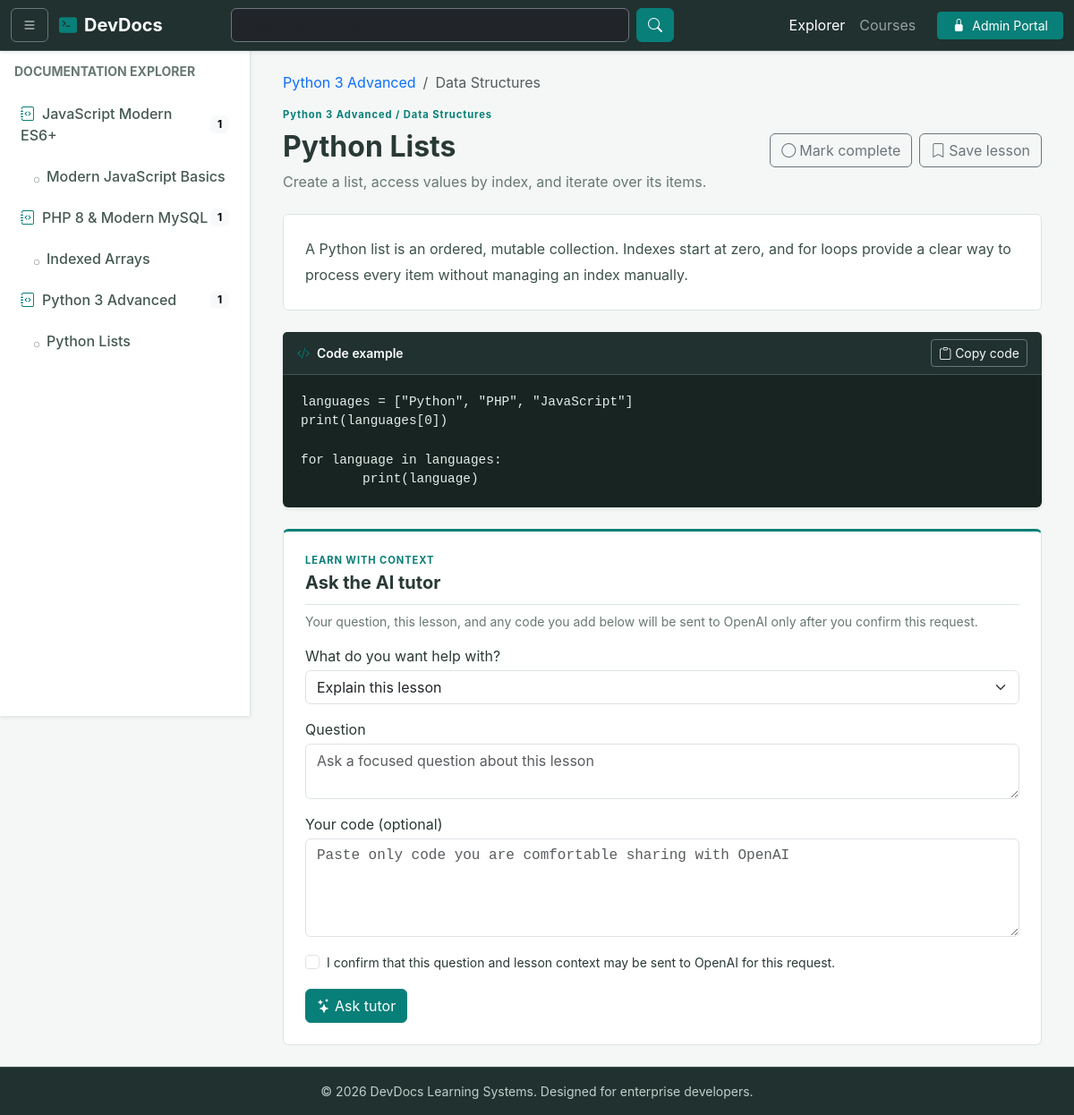
Page /lesson.php?id=2 on the committed database.
### tables this page shows
CREATE TABLE IF NOT EXISTS courses (
    id BIGINT UNSIGNED NOT NULL AUTO_INCREMENT PRIMARY KEY,
    slug VARCHAR(120) NOT NULL UNIQUE,
    title VARCHAR(190) NOT NULL,
    category VARCHAR(100) NOT NULL DEFAULT 'Development',
    description TEXT NOT NULL,
    level VARCHAR(40) NOT NULL DEFAULT 'Beginner',
    is_published TINYINT(1) NOT NULL DEFAULT 0,
    created_at TIMESTAMP NOT NULL DEFAULT CURRENT_TIMESTAMP,
    updated_at TIMESTAMP NOT NULL DEFAULT CURRENT_TIMESTAMP ON UPDATE CURRENT_TIMESTAMP
);

CREATE TABLE IF NOT EXISTS lessons (
    id BIGINT UNSIGNED NOT NULL AUTO_INCREMENT PRIMARY KEY,
    course_id BIGINT UNSIGNED NOT NULL,
    slug VARCHAR(120) NOT NULL,
    topic VARCHAR(190) NOT NULL,
    title VARCHAR(190) NOT NULL,
    summary TEXT NOT NULL,
    body LONGTEXT NOT NULL,
    code_sample LONGTEXT NOT NULL,
    position INT UNSIGNED NOT NULL DEFAULT 0,
    is_published TINYINT(1) NOT NULL DEFAULT 0,
    created_at TIMESTAMP NOT NULL DEFAULT CURRENT_TIMESTAMP,
    updated_at TIMESTAMP NOT NULL DEFAULT CURRENT_TIMESTAMP ON UPDATE CURRENT_TIMESTAMP,
    UNIQUE KEY uq_lesson_course_slug (course_id, slug),
    KEY idx_lesson_published_position (is_published, position),
    CONSTRAINT fk_lessons_course FOREIGN KEY (course_id) REFERENCES courses(id) ON DELETE CASCADE
);

### config/app.php (called while the page is built, shortened)
<?php
function e(string|int|null $value): string
{
    return htmlspecialchars((string) $value, ENT_QUOTES | ENT_SUBSTITUTE, 'UTF-8');
}

### lesson.php (the view, shortened to what this page needs)
<?php
require_once __DIR__ . '/config/app.php';
$databaseError = '';
$lesson = null;
$courses = [];
$navigationLessons = [];
try {
    $database = db();
    $courses = $database->query('SELECT id, slug, title FROM courses WHERE is_published = 1 ORDER BY title')->fetchAll();
    $navigationLessons = $database->query('SELECT lessons.id, lessons.course_id, lessons.title, lessons.topic, lessons.slug FROM lessons JOIN courses ON courses.id = lessons.course_id WHERE lessons.is_published = 1 AND courses.is_published = 1 ORDER BY courses.title, lessons.position, lessons.title')->fetchAll();
    $statement = $database->prepare('SELECT lessons.*, courses.title AS course_title, courses.slug AS course_slug FROM lessons JOIN courses ON courses.id = lessons.course_id WHERE lessons.id = :id AND lessons.is_published = 1 AND courses.is_published = 1 LIMIT 1');
    $statement->execute(['id' => max(0, (int) ($_GET['id'] ?? 0))]);
    $lesson = $statement->fetch() ?: null;
} catch (Throwable $exception) {
    $databaseError = 'The lesson library is not available. Start MySQL and check the database setup.';
}
?>
<!DOCTYPE html>
<html lang="en">
<head>
  <link href="https://cdn.jsdelivr.net/npm/bootstrap@5.3.2/dist/css/bootstrap.min.css" rel="stylesheet">
  <link href="https://cdn.jsdelivr.net/npm/bootstrap-icons@1.11.1/font/bootstrap-icons.css" rel="stylesheet">
  <link href="assets/style.css" rel="stylesheet">
</head>
<body>
  <?php include __DIR__ . '/topnav.php'; ?>
  <div class="wrapper lesson-layout" style="padding-top: 56px;">
    <?php include __DIR__ . '/sidenav.php'; ?>
    <main class="w-100 p-4 lesson-main">
      <div class="container-fluid lesson-container">
        <?php if ($databaseError !== ''): ?>
          <div class="alert alert-warning" role="alert"><?= e($databaseError) ?></div>
        <?php elseif (!$lesson): ?>
          <div class="empty-state"><h1 class="h3">Lesson not found</h1><p>This lesson may be unpublished or no longer available.</p><a href="index.php">Browse lessons</a></div>
        <?php else: ?>
          <nav aria-label="breadcrumb"><ol class="breadcrumb small"><li class="breadcrumb-item"><a href="index.php" class="text-decoration-none"><?= e($lesson['course_title']) ?></a></li><li class="breadcrumb-item active" aria-current="page"><?= e($lesson['topic']) ?></li></ol></nav>
          <header class="lesson-page-heading mb-4">
            <div><p class="eyebrow mb-2"><?= e($lesson['course_title']) ?> / <?= e($lesson['topic']) ?></p><h1 class="h2 fw-bold mb-2"><?= e($lesson['title']) ?></h1><p class="text-muted mb-0"><?= e($lesson['summary']) ?></p></div>
            <div class="lesson-actions"><button type="button" class="btn btn-outline-secondary" data-progress-toggle data-lesson-id="<?= (int) $lesson['id'] ?>"><i class="bi bi-check2-circle me-1"></i><span>Mark complete</span></button><button type="button" class="btn btn-outline-secondary" data-bookmark-toggle data-lesson-id="<?= (int) $lesson['id'] ?>"><i class="bi bi-bookmark me-1"></i><span>Save lesson</span></button></div>
          </header>
          <article class="lesson-article mb-4"><div class="lesson-prose"><?= nl2br(e($lesson['body'])) ?></div></article>
          <?php if (trim($lesson['code_sample']) !== ''): ?>
          <section class="card shadow-sm border-0 mb-4 code-snippet-card" aria-labelledby="code-title">
            <div class="card-header text-white d-flex justify-content-between align-items-center py-2"><span id="code-title" class="small fw-semibold"><i class="bi bi-code-slash me-2 text-primary"></i>Code example</span><button class="btn btn-sm btn-outline-light border-secondary" type="button" data-copy-code="lessonCode"><i class="bi bi-clipboard me-1"></i>Copy code</button></div>
            <div class="card-body p-0"><pre><code id="lessonCode"><?= e($lesson['code_sample']) ?></code></pre></div>
          </section>
          <?php endif; ?>
          <section class="learning-tool-section ai-tutor-section" aria-labelledby="tutor-title">
            <div class="section-heading"><div><p class="eyebrow mb-1">LEARN WITH CONTEXT</p><h2 class="h5 fw-bold mb-0" id="tutor-title">Ask the AI tutor</h2></div></div>
            <p class="small text-muted mt-2">Your question, this lesson, and any code you add below will be sent to OpenAI only after you confirm this request.</p>
            <form class="vstack gap-3" data-ai-form>
              <label class="form-label mb-0">What do you want help with?
                <select class="form-select mt-1" name="mode"><option value="tutor">Explain this lesson</option><option value="debug">Review my code</option></select>
              </label>
              <label class="form-label mb-0">Question<textarea class="form-control mt-1" name="question" rows="2" maxlength="2000" required placeholder="Ask a focused question about this lesson"></textarea></label>
              <label class="form-label mb-0">Your code (optional)<textarea class="form-control font-monospace mt-1" name="user_code" rows="4" maxlength="12000" spellcheck="false" placeholder="Paste only code you are comfortable sharing with OpenAI"></textarea></label>
              <label class="form-check"><input class="form-check-input" type="checkbox" name="consent" value="1" required><span class="form-check-label small">I confirm that this question and lesson context may be sent to OpenAI for this request.</span></label>
              <div><button class="btn btn-blue" type="submit"><i class="bi bi-stars me-1"></i>Ask tutor</button></div>
            </form>
          </section>
        <?php endif; ?>
      </div>
    </main>
  </div>
  <?php include __DIR__ . '/footer.php'; ?>
</body>
</html>

### sidenav.php (shortened to what this page needs)
<nav id="sidebar" class="py-3 shadow-sm">
     <div class="px-3 mb-3">
       <h6 class="text-uppercase text-muted fw-bold small">Documentation Explorer</h6>
     </div>
     <ul class="list-unstyled sidebar-menu">
       <?php foreach ($courses as $course): ?>
       <?php $courseLessons = array_values(array_filter($navigationLessons, static fn(array $lesson): bool => (int) $lesson['course_id'] === (int) $course['id'])); ?>
       <li class="sidebar-course">
         <a href="index.php?course=<?= e($course['slug']) ?>" class="nav-link d-flex justify-content-between align-items-center">
           <span><i class="bi bi-journal-code me-2 text-primary"></i><?= e($course['title']) ?></span>
           <span class="badge text-bg-light"><?= count($courseLessons) ?></span>
         </a>
         <?php if ($courseLessons !== []): ?>
         <ul class="list-unstyled submenu-subtopic">
           <?php foreach ($courseLessons as $navigationLesson): ?>
           <li><a href="lesson.php?id=<?= (int) $navigationLesson['id'] ?>" class="nav-link small"><i class="bi bi-circle me-2" style="font-size: 6px;"></i><?= e($navigationLesson['title']) ?></a></li>
           <?php endforeach; ?>
         </ul>
         <?php endif; ?>
       </li>
       <?php endforeach; ?>
     </ul>
   </nav>

### assets/style.css (style rules this page uses)
:root { --ink: #20312f; --ink-soft: #2c403d; --ink-border: #405450; --accent: #087f78; --accent-hover: #06665f; --accent-soft: #e2f2ef; --bg-main: #f4f7f5; --surface: #ffffff; --border: #dce5e1; --text-main: #293936; --text-muted: #687873; }
body { background-color: var(--bg-main); font-family: -apple-system, BlinkMacSystemFont, "Segoe UI", Roboto, "Helvetica Neue", Arial, sans-serif; min-height: 100vh; display: flex; flex-direction: column; color: var(--text-main); }
.text-primary { color: var(--accent) !important; }
.text-muted { color: var(--text-muted) !important; }
.wrapper { display: flex; flex: 1; }
#sidebar { min-width: 280px; max-width: 280px; background-color: var(--surface); border-right: 1px solid var(--border); transition: all 0.3s ease; }
.sidebar-menu .nav-link { color: #465954; font-weight: 500; padding: 10px 15px; border-radius: 6px; margin: 2px 8px; }
.submenu-topic, .submenu-subtopic { list-style: none; padding-left: 20px; }
.submenu-subtopic { padding-left: 15px; }
.code-snippet-card { border: 1px solid var(--border); }
.code-snippet-card .card-header { background-color: var(--ink); border-bottom: 1px solid var(--ink-border); }
.code-snippet-card pre { background-color: #172421; color: #e4eeea; padding: 1.25rem; border-radius: 0 0 6px 6px; margin: 0; font-family: 'SFMono-Regular', Consolas, 'Liberation Mono', Menlo, monospace; font-size: 0.9rem; overflow-x: auto; }
.btn-blue { background-color: var(--accent); border-color: var(--accent); color: #fff; }
.learner-dashboard, .lesson-container { max-width: 1440px; }
.learning-heading, .section-heading, .lesson-page-heading, .quiz-editor-heading { display: flex; justify-content: space-between; align-items: flex-end; gap: 1.25rem; }
.eyebrow { color: var(--accent); font-size: 0.7rem; font-weight: 700; letter-spacing: 0.08em; }
.section-heading { align-items: center; padding-bottom: 0.75rem; border-bottom: 1px solid var(--border); }
.lesson-layout #sidebar { position: sticky; top: 56px; height: calc(100vh - 56px); overflow-y: auto; flex: 0 0 280px; }
.lesson-main { min-width: 0; }
.lesson-page-heading { align-items: center; }
.lesson-actions { display: flex; flex-wrap: wrap; gap: 0.5rem; }
.lesson-article, .learning-tool-section, .admin-form-section { padding: 1.5rem; border: 1px solid var(--border); border-radius: 6px; background: var(--surface); }
.lesson-prose { max-width: 80ch; color: #3d514b; line-height: 1.8; }
.ai-tutor-section { border-top: 3px solid var(--accent); }

### rows in the picture
courses: title "JavaScript Modern ES6+", count($courseLessons) "1"
lessons: title "Modern JavaScript Basics"
courses: title "PHP 8 & Modern MySQL", count($courseLessons) "1"
lessons: title "Indexed Arrays"
courses: title "Python 3 Advanced", count($courseLessons) "1"
lessons: title "Python Lists", course.title "Python 3 Advanced", topic "Data Structures", summary "Create a list, access values by index, and iterate over its items.", body "A Python list is an ordered, mutable collection. Indexes start at zero, and for loops provide a clear way to process every item without managing an index manually.", code_sample "languages = [\"Python\", \"PHP\", \"JavaScript\"] print(languages[0]) for language in languages: print(language)"
